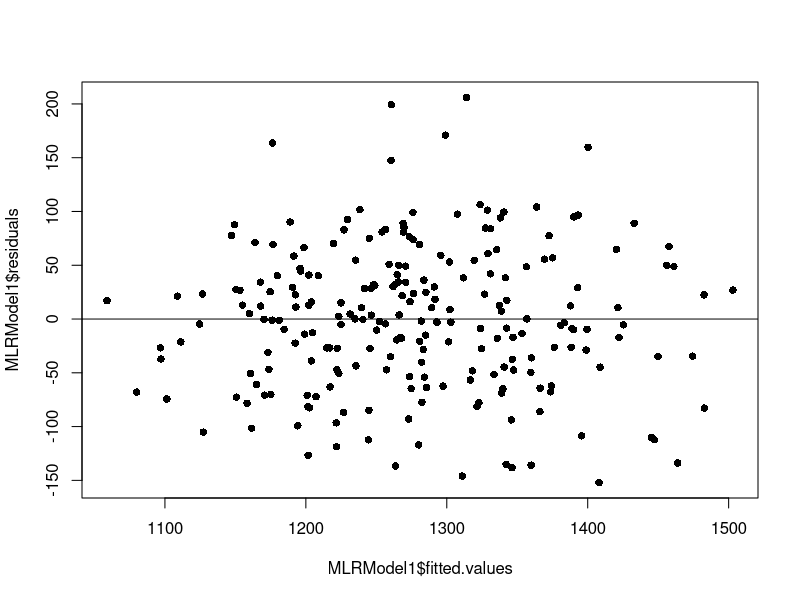

Write R code to recreate this figure.
## ---- chunk 1
knitr::opts_chunk$set(echo = TRUE)
## ---- chunk 2
#set the working directory
setwd("C:/Users/Nathan/Desktop/DS110")
dir()

#now read new brainsize dataset

BrainNew=read.table("BrainSizeNew.txt", sep="\t", header=T)
head(BrainNew)

str(BrainNew)
BrainNew$Gender=as.factor(BrainNew$Gender)
BrainNew$AgeRange=as.factor(BrainNew$Age)

str(BrainNew)

#Let's create the multiple linear regression model
MLRModel1=lm(BrainSize~Gender+AgeRange+HeadSize, data=BrainNew)
summary(MLRModel1)

#Here's how we access to model errors : modelname$residuals

MLRModel1$residuals

#==============================================================
# CHECKING MODEL ASSUMPTIONS
#==============================================================

#Assumptions 1: E(e)=0. We are creating a plot of fitted values vs errors
plot(MLRModel1$fitted.values, MLRModel1$residuals, pch=16);abline(0,0)

#The above residual plot (fittedY vs residuals) is symmetric around x-axis and random and no patterns. So the assumption is satisfied.

#Assumption 2 : V(e) constant for all the different value combinations of the predictor variables
#we use the same plot above, we can see an *approximate* horizontal band, so assumption 2 is satisfied. 





